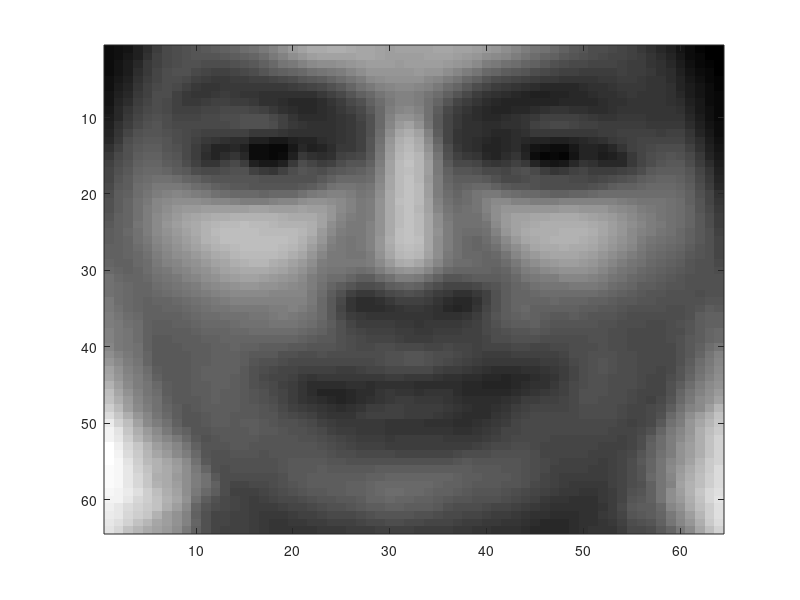
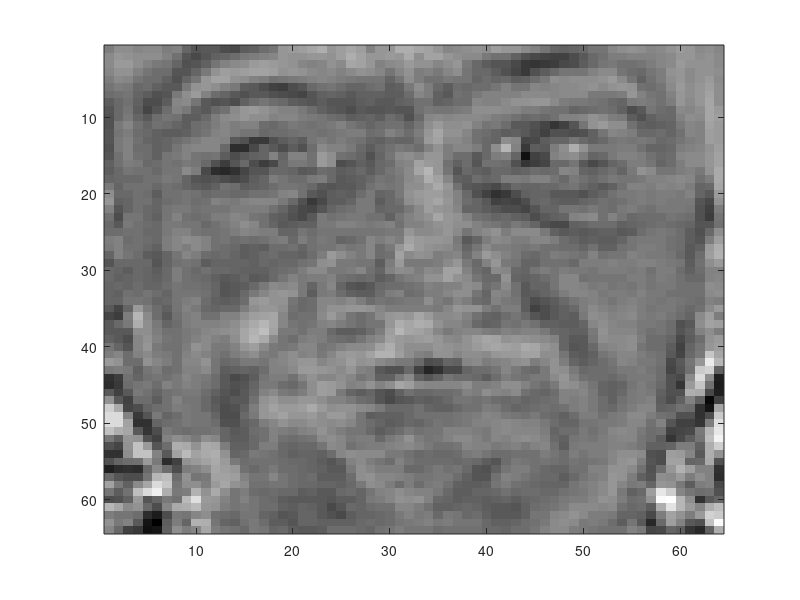

Write MATLAB code to recreate these figures, in order.
close all;clear all;

load('DATA_SET.mat')


M = length(DATA_SET);
N = size(DATA_SET{1},1);
M_prime = 10;
%%
%AVERAGE FACE
Sum_Faces = 0;
for i = 1:M
    Sum_Faces = Sum_Faces + DATA_SET{i};
end
AVERAGE_FACE = (1/M)*Sum_Faces;
figure(1);imagesc(AVERAGE_FACE);colormap(gray);
%%
%DIFFERENCE FROM THE AVERAGE FACE

DIFF_FROM_AVERAGE = [];
for i = 1:M
    DIFF_FROM_AVERAGE(:,i) = reshape(DATA_SET{i},N^2,1) - reshape(AVERAGE_FACE,N^2,1);
end
%%
%CREATION VISAGE PROPRES
A = DIFF_FROM_AVERAGE;
L = A'*A;
%C = A*A';
[vecteurs_propres,valeurs_propres] = eig(L);
max_Col = max(valeurs_propres);
[~,idx] = sort(max_Col,'descend');
EIGEN_VECTORS = vecteurs_propres(:,idx(1:M));

EIGEN_FACES = zeros(N^2,M);
for l = 1:M
    EF = 0;
    for k = 1:M
        EF = EIGEN_VECTORS(k,l)*DIFF_FROM_AVERAGE(:,k);
        EIGEN_FACES(:,l) = EIGEN_FACES(:,l) + EF;
    end
end
%EIGEN_FACES = reshape(EIGEN_FACES',N^2,M);
EIGEN_FACES = EIGEN_FACES(:,1:M);

figure(2);
for i = 1:M
    imagesc(reshape(EIGEN_FACES(:,i),N,N));colormap(gray);
    pause();
end

%%
%PROJECTION "FACE SPACE"
EFP = cell(M,1);
for i = 1:M
    wk = [];
    w = [];
    for j = 1:M_prime
        wk = reshape(EIGEN_FACES(:,j),N,N)'.*(DATA_SET{i} - AVERAGE_FACE);
        w = [w ; wk];
    end
    EFP{i} = w;
end

CLASS_VECTOR = cell(10,1);
k = 1;
for i = 1:4:40
    CLASS_VECTOR{k} = (EFP{i} + EFP{i+1} + EFP{i+2} + EFP{i+3})/4;
    k = k + 1;
end
